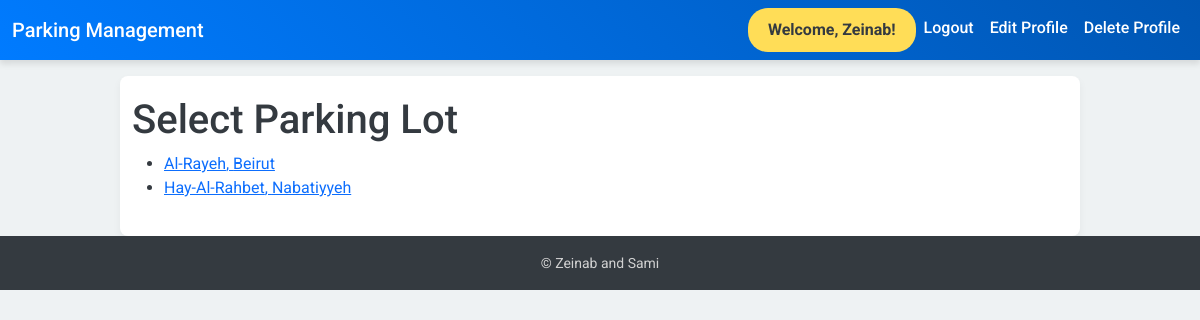
The app's page /select-parking-lot/ (signed in) with its own data.
### myapp/models.py (models this page shows)
class ParkingLot(models.Model):
    name = models.CharField(max_length=100)
    address = models.CharField(max_length=200)
    user = models.ForeignKey(User, on_delete=models.CASCADE, default=1)
    revenue = models.DecimalField(max_digits=10, decimal_places=2, default=0.0)

### myapp/views.py (the view)
# urls.py: path('select-parking-lot/', views.select_parking_lot, name='select_parking_lot'),
def select_parking_lot(request):
    parking_lots = ParkingLot.objects.all()
    return render(request, 'select_parking_lot.html', {'parking_lots': parking_lots})

### myapp/templates/select_parking_lot.html
{% extends 'base.html' %}
{% block content %}
<h1>Select Parking Lot</h1>
<ul>
  {% for parking_lot in parking_lots %}
    <li>
      <a href="{% url 'book_parking' parking_lot.id %}">{{ parking_lot.name }}, {{ parking_lot.address}}</a>
    </li>
  {% endfor %}
</ul>
{% endblock %}

### myapp/templates/base.html (shortened to what this page needs)
<!DOCTYPE html>
<html lang="en">
<head>
  <link rel="stylesheet" href="https://cdn.jsdelivr.net/npm/bootstrap@5.3.2/dist/css/bootstrap.min.css">
</head>
<body>
  <nav class="navbar navbar-expand-lg navbar-dark">
    <div class="container-fluid">
      <a class="navbar-brand" href="{% url 'home' %}">Parking Management</a>
      <div class="collapse navbar-collapse" id="navbarNav">
        <ul class="navbar-nav ms-auto">
          {% if user.is_authenticated %}
            <li class="nav-item">
              <a class="nav-link welcome" href="#">Welcome, {{ user.username }}!</a>
            </li>
            <li class="nav-item">
              <a class="nav-link" href="{% url 'logout' %}">Logout</a>
            </li>
            <li class="nav-item">
              <a class="nav-link" href="{% url 'edit_profile' %}">Edit Profile</a>
            </li>
            <li class="nav-item">
              <a class="nav-link" href="{% url 'delete_profile' %}">Delete Profile</a>
            </li>
          {% endif %}
        </ul>
      </div>
    </div>
  </nav>
  <main class="container mt-3">
    {% block content %}{% endblock %}
  </main>
  <footer class="footer text-center">
    <div class="container">
      <span>&copy; Zeinab and Sami </a></span>
    </div>
  </footer>
</body>
</html>

### myapp/templates/base.html (style rules this page uses)
body { background-color: #eef2f3; font-family: 'Roboto', sans-serif; color: #343a40; margin: 0; }
.navbar { background: linear-gradient(45deg, #007bff, #0056b3); box-shadow: 0px 4px 6px rgba(0, 0, 0, 0.1); }
.navbar-brand, .nav-link { color: #ffffff !important; font-weight: 500; text-transform: capitalize; }
main { background: #ffffff; padding: 20px; border-radius: 8px; box-shadow: 0 4px 8px rgba(0, 0, 0, 0.05); }
.footer { background-color: #343a40; color: #d1d1d1; padding: 15px 0; }
.footer span { font-size: 14px; }
.container.mt-3 { max-width: 960px; }
.navbar .nav-link.welcome { background-color: #ffdd57; color: #343a40 !important; font-weight: bold; padding: 10px 20px; border-radius: 20px; transition: all 0.3s ease-in-out; }

### records on screen
ParkingLot: name "Al-Rayeh", address "Beirut"
ParkingLot: name "Hay-Al-Rahbet", address "Nabatiyyeh"

### other values on screen
{{ user.username }} "Zeinab"
